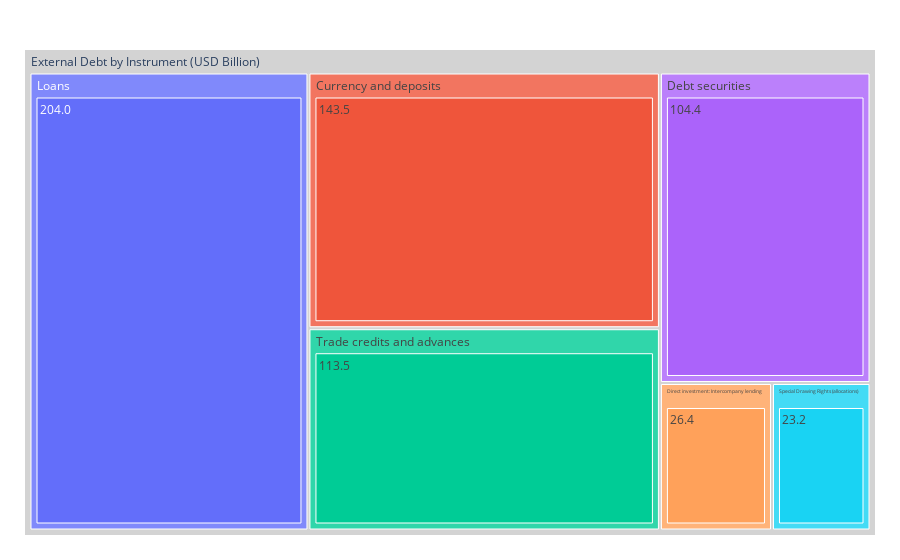

Source (notebook cell):
### Markdown cell above
### External Debt (Stock Account)
    1. Debt by Source / Creditor
    2. Debt by Destination / Debitor / user
    3. Debt by Instrument

### Code cell
import pandas as pd
import plotly.express as px

df_ins= pd.read_excel(r'./data/India-External Debt.xlsx', sheet_name='EX-DEBT-INSTRUMENT') 
cols=list(df_ins.columns.values.tolist())
print(df_ins)
fig = px.treemap(
    df_ins, path=[px.Constant("External Debt by Instrument (USD Billion)"),'Instrument','Dec-21 P'],
    values=df_ins['Dec-21 P'],labels=df_ins['Instrument'],
    color_continuous_scale='RdBu'
)
fig.update_traces(root_color="lightgrey")
fig.update_layout(margin = dict(t=50, l=25, r=25, b=25))
fig.show()

### Figure 1 — Plotly figure (JSON) as saved in the notebook; plotly's stock layout.template omitted (floating-point values rounded to 4 significant figures)
{"data": [{"branchvalues": "total", "domain": {"x": [0, 1], "y": [0, 1]}, "hovertemplate": "labels=%{label}<br>Dec-21 P=%{value}<br>parent=%{parent}<br>id=%{id}<extra></extra>", "ids": ["External Debt by Instrument (USD Billion)/Other debt liabilities/0.0", "External Debt by Instrument (USD Billion)/Special Drawing Rights (allocations)/23.2", "External Debt by Instrument (USD Billion)/Direct investment: Intercompany lending/26.4", "External Debt by Instrument (USD Billion)/Debt securities/104.4", "External Debt by Instrument (USD Billion)/Trade credits and advances/113.5", "External Debt by Instrument (USD Billion)/Currency and deposits/143.5", "External Debt by Instrument (USD Billion)/Loans/204.0", "External Debt by Instrument (USD Billion)/Currency and deposits", "External Debt by Instrument (USD Billion)/Debt securities", "External Debt by Instrument (USD Billion)/Direct investment: Intercompany lending", "External Debt by Instrument (USD Billion)/Loans", "External Debt by Instrument (USD Billion)/Other debt liabilities", "External Debt by Instrument (USD Billion)/Special Drawing Rights (allocations)", "External Debt by Instrument (USD Billion)/Trade credits and advances", "External Debt by Instrument (USD Billion)"], "labels": ["0.0", "23.2", "26.4", "104.4", "113.5", "143.5", "204.0", "Currency and deposits", "Debt securities", "Direct investment: Intercompany lending", "Loans", "Other debt liabilities", "Special Drawing Rights (allocations)", "Trade credits and advances", "External Debt by Instrument (USD Billion)"], "name": "", "parents": ["External Debt by Instrument (USD Billion)/Other debt liabilities", "External Debt by Instrument (USD Billion)/Special Drawing Rights (allocations)", "External Debt by Instrument (USD Billion)/Direct investment: Intercompany lending", "External Debt by Instrument (USD Billion)/Debt securities", "External Debt by Instrument (USD Billion)/Trade credits and advances", "External Debt by Instrument (USD Billion)/Currency and deposits", "External Debt by Instrument (USD Billion)/Loans", "External Debt by Instrument (USD Billion)", "External Debt by Instrument (USD Billion)", "External Debt by Instrument (USD Billion)", "External Debt by Instrument (USD Billion)", "External Debt by Instrument (USD Billion)", "External Debt by Instrument (USD Billion)", "External Debt by Instrument (USD Billion)", ""], "root": {"color": "lightgrey"}, "type": "treemap", "values": [0, 23.2, 26.4, 104.4, 113.5, 143.5, 204, 143.5, 104.4, 26.4, 204, 0, 23.2, 113.5, 615]}], "layout": {"legend": {"tracegroupgap": 0}, "margin": {"b": 25, "l": 25, "r": 25, "t": 50}}}
